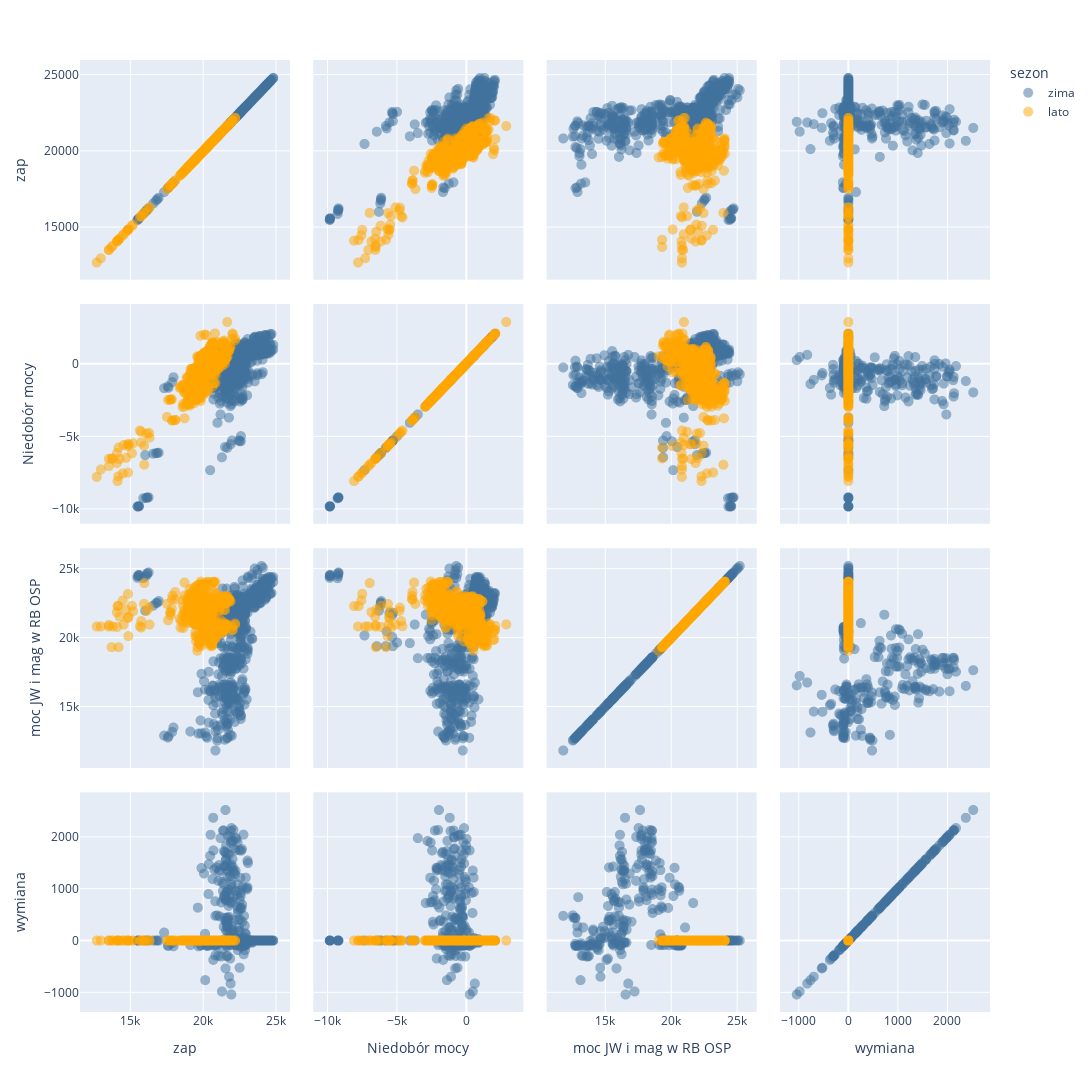

The notebook cell saved with this chart:
### Code cell
df = plan_szczyt

fig8 = px.scatter_matrix(df, dimensions=[ "zap",'Niedobór mocy', "moc JW i mag w RB OSP", "wymiana"], color="sezon", 
                         color_discrete_sequence=["#40719C", "orange"], opacity=0.5)

#F0BE04

fig8.update_layout(
    width=1100,
    height=1100,
    yaxis_tickformat='.3r'


)







fig8.update_traces( marker_size=10)

fig8.show()

### Figure 1 — Plotly figure (JSON) as saved in the notebook; plotly's stock layout.template omitted (floating-point values rounded to 4 significant figures; data arrays with more than 128 entries replaced by an {"elided": "..."} marker saying what was removed)
{"data": [{"dimensions": [{"axis": {"matches": true}, "label": "zap", "values": {"elided": "650 int values"}}, {"axis": {"matches": true}, "label": "Niedobór mocy", "values": {"elided": "650 int values"}}, {"axis": {"matches": true}, "label": "moc JW i mag w RB OSP", "values": {"elided": "650 int values"}}, {"axis": {"matches": true}, "label": "wymiana", "values": {"elided": "650 int values"}}], "hovertemplate": "sezon=zima<br>%{xaxis.title.text}=%{x}<br>%{yaxis.title.text}=%{y}<extra></extra>", "legendgroup": "zima", "marker": {"color": "#40719C", "opacity": 0.5, "size": 10, "symbol": "circle"}, "name": "zima", "showlegend": true, "type": "splom"}, {"dimensions": [{"axis": {"matches": true}, "label": "zap", "values": {"elided": "650 int values"}}, {"axis": {"matches": true}, "label": "Niedobór mocy", "values": {"elided": "650 int values"}}, {"axis": {"matches": true}, "label": "moc JW i mag w RB OSP", "values": {"elided": "650 int values"}}, {"axis": {"matches": true}, "label": "wymiana", "values": {"elided": "650 int values"}}], "hovertemplate": "sezon=lato<br>%{xaxis.title.text}=%{x}<br>%{yaxis.title.text}=%{y}<extra></extra>", "legendgroup": "lato", "marker": {"color": "orange", "opacity": 0.5, "size": 10, "symbol": "circle"}, "name": "lato", "showlegend": true, "type": "splom"}], "layout": {"dragmode": "select", "height": 1100, "legend": {"title": {"text": "sezon"}, "tracegroupgap": 0}, "margin": {"t": 60}, "width": 1100, "xaxis": {"autorange": true, "range": [11550.0, 25960.0], "type": "linear"}, "xaxis2": {"autorange": true, "range": [-11020.0, 4103.0], "type": "linear"}, "xaxis3": {"autorange": true, "range": [10560.0, 26470.0], "type": "linear"}, "xaxis4": {"autorange": true, "range": [-1378.0, 2857.0], "type": "linear"}, "yaxis": {"autorange": true, "range": [11550.0, 25960.0], "tickformat": ".3r", "type": "linear"}, "yaxis2": {"autorange": true, "range": [-11020.0, 4103.0], "type": "linear"}, "yaxis3": {"autorange": true, "range": [10560.0, 26470.0], "type": "linear"}, "yaxis4": {"autorange": true, "range": [-1378.0, 2857.0], "type": "linear"}}}
